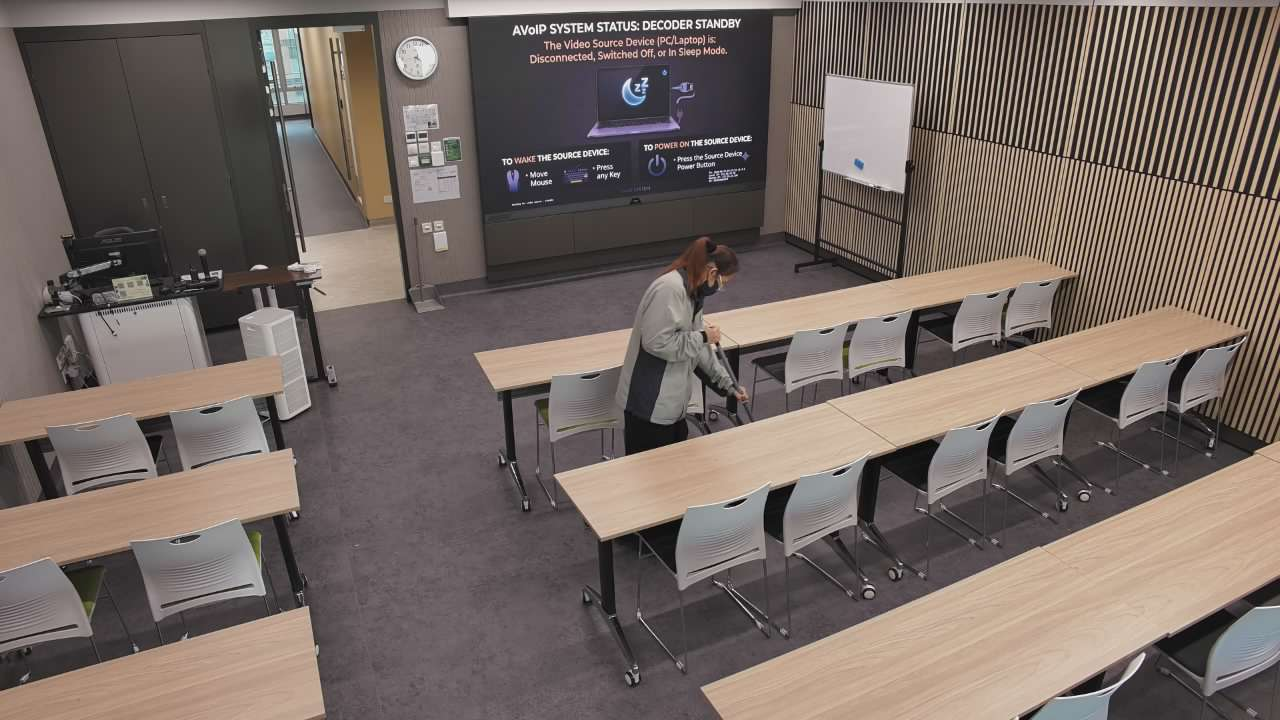
#> input picture [Buddy]/.workbuddy/tmp/live6b/g0.jpg, 1280 x 720 px, found by its file name
$ python r6c_shift.py
#> lines starting #> are read from the running program, lines starting #| are printed output that depends on the picture
import numpy as np, os
from PIL import Image

A = r"C:\Work\Projects\ShekMun\[Buddy]\.workbuddy\tmp\live6b"   # yest 16:03
B = r"C:\Work\Projects\ShekMun\[Buddy]\.workbuddy\tmp\live6c"   # today 09:07
ya = np.asarray(Image.open(os.path.join(A,'g0.jpg')).convert('L'), dtype=np.float32)
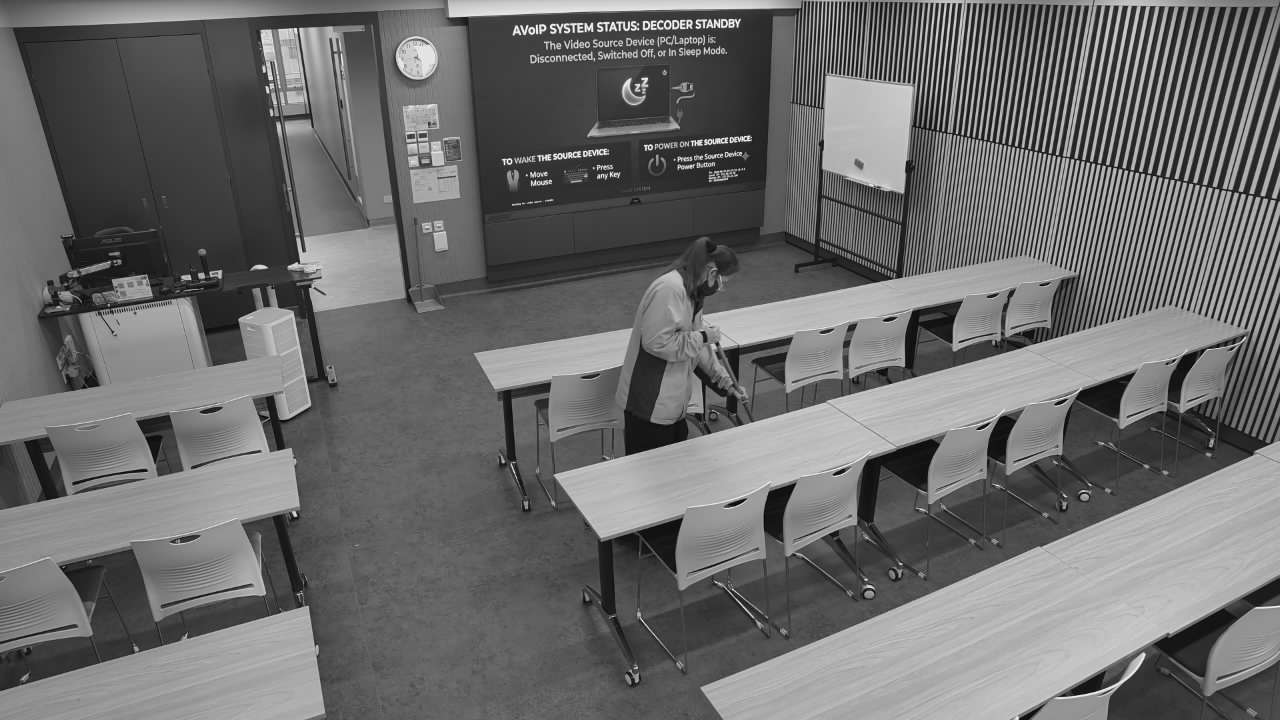
#> ya: shape (720, 1280) float32; min 0, max 255, mean 108.1
tb = np.asarray(Image.open(os.path.join(B,'g0.jpg')).convert('L'), dtype=np.float32)
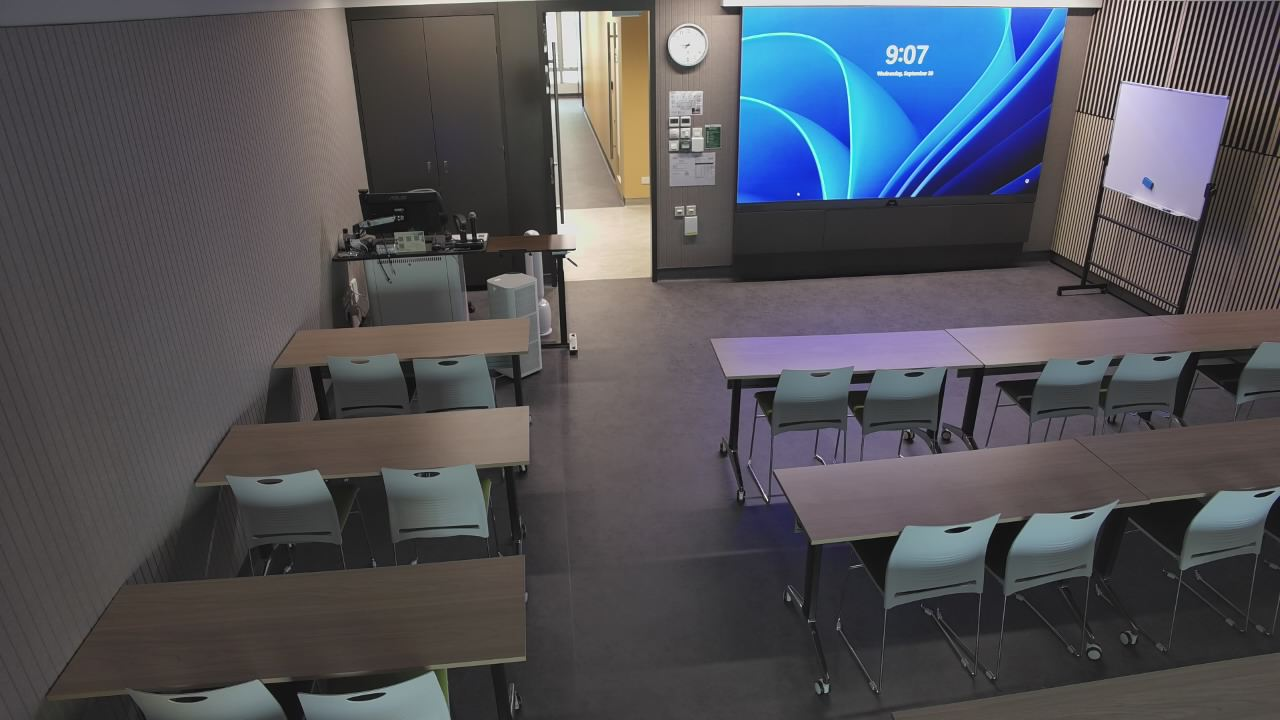
#> input picture [Buddy]/.workbuddy/tmp/live6c/g0.jpg, 1280 x 720 px, found by its file name
H, W = ya.shape
#> H = 720; W = 1280

def ncc(a, b):
    a = a - a.mean(); b = b - b.mean()
    d = (np.sqrt((a*a).sum()) * np.sqrt((b*b).sum()))
    return float((a*b).sum()/d) if d else 0.0

best = []
for dy in range(-40, 41, 4):
    for dx in range(-320, 321, 8):
        y0, y1 = max(0, dy), min(H, H+dy)
        yb0, yb1 = max(0, -dy), min(H, H-dy)
        x0, x1 = max(0, dx), min(W, W+dx)
        xb0, xb1 = max(0, -dx), min(W, W-dx)
        if (y1-y0) < 200 or (x1-x0) < 400: continue
        v = ncc(ya[yb0:yb1, xb0:xb1], tb[y0:y1, x0:x1])
        best.append((v, dx, dy))
#> this loop made 21 passes
#> pass 1, in ncc, `b = b - b.mean()`:
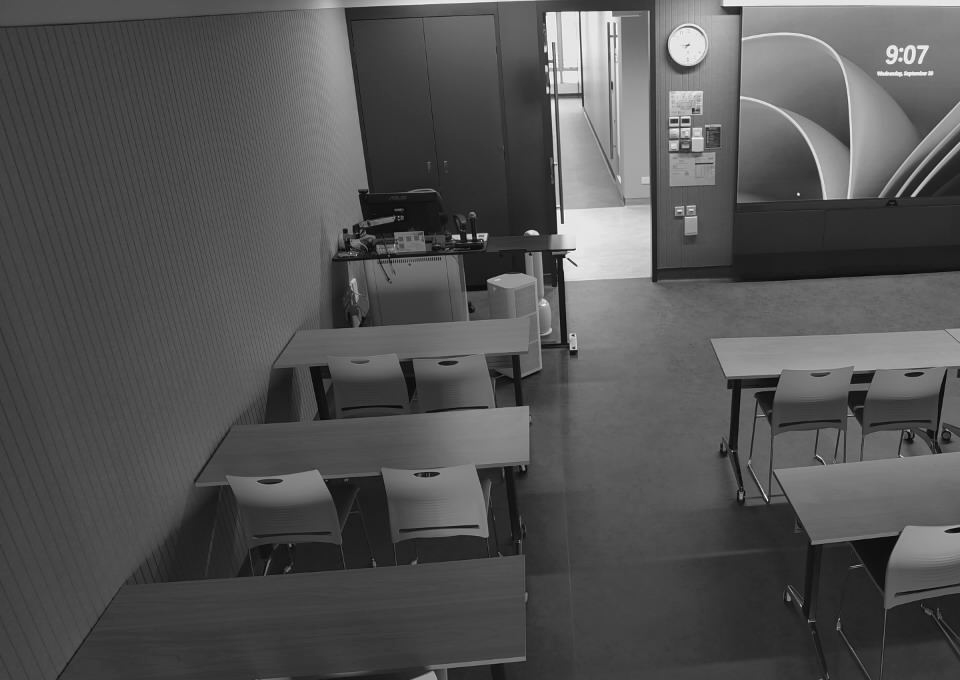
#> b: shape (680, 960) float32; min -81.3, max 164.7, mean 0; drawn with min black and max white
#> pass 1, in ncc (call 2), `a = a - a.mean()`:
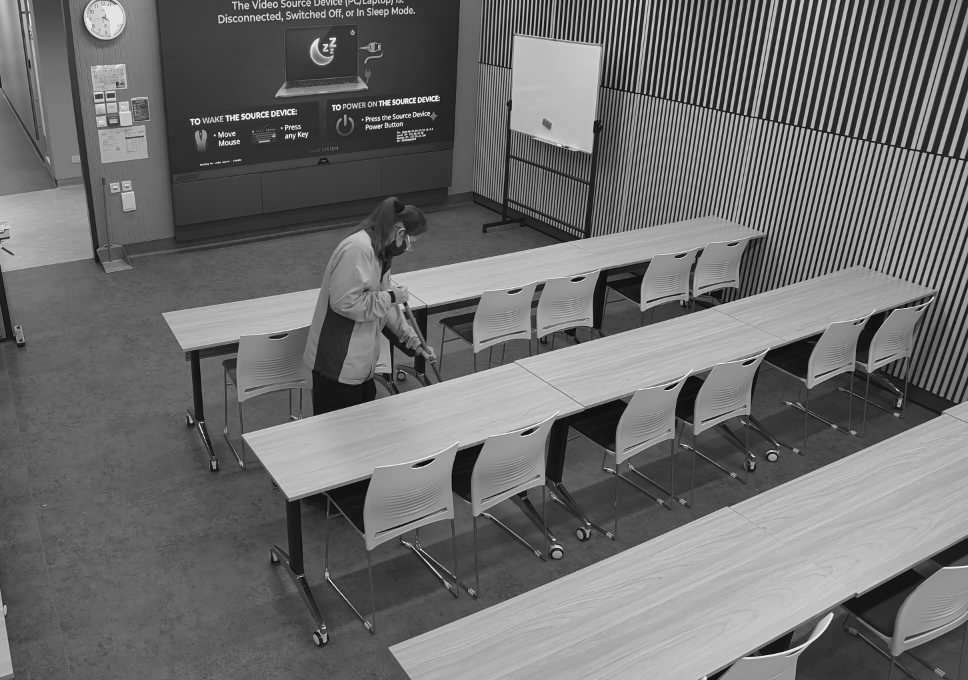
#> a: shape (680, 968) float32; min -109.6, max 145.4, mean 0; drawn with min black and max white
#> pass 1, in ncc (call 2), `b = b - b.mean()`:
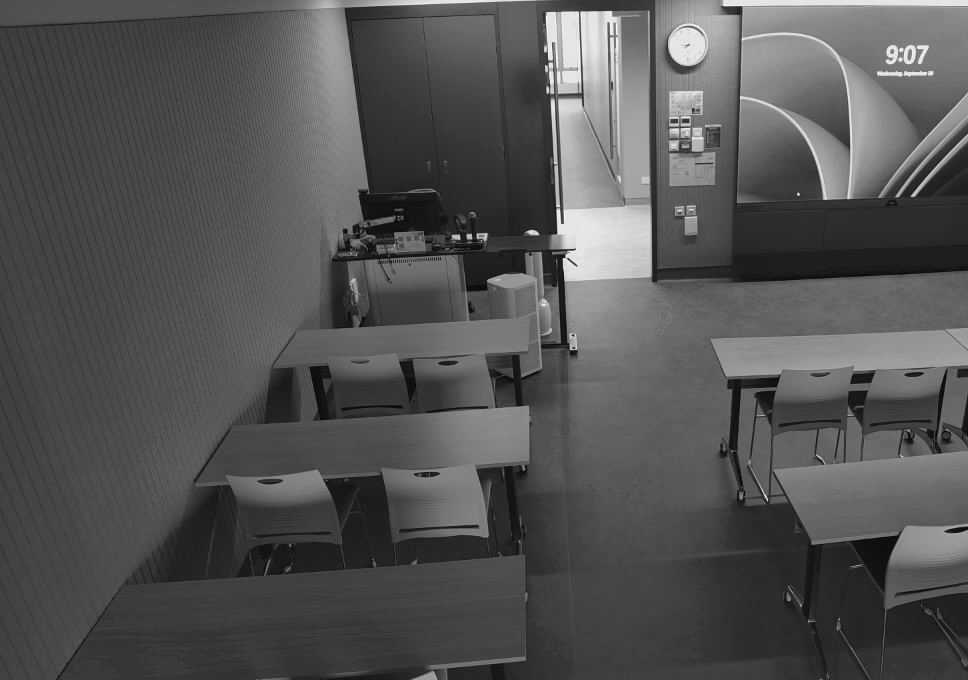
#> b: shape (680, 968) float32; min -81.33, max 164.7, mean 0; drawn with min black and max white
best.sort(reverse=True)
print("best global shifts (NCC, dx, dy):")
for v, dx, dy in best[:8]:
    print("   %.4f  dx=%+4d dy=%+3d" % (v, dx, dy))
#> this loop made 8 passes
#> (v, dx, dy) on passes 1 to 8: (0.163, 272, 20), (0.162, 280, 20), (0.161, 272, 24), (0.161, 280, 24), (0.159, 280, 28), (0.158, 280, 32), (0.158, 272, 28), (0.158, 288, 20)
#|    0.1628  dx=+272 dy=+20
#|    0.1621  dx=+280 dy=+20
#|    0.1612  dx=+272 dy=+24
#|    0.1611  dx=+280 dy=+24
#|    0.1587  dx=+280 dy=+28
#|    0.1582  dx=+280 dy=+32
#|    0.1579  dx=+272 dy=+28
#|    0.1575  dx=+288 dy=+20
print("\nzero-shift NCC:", "%.4f" % ncc(ya, tb))
#| zero-shift NCC: -0.0719

# if camera moved, does yesterday's marked box land on today's blue region?
v, dx, dy = best[0]
print("\nif shift (dx=%d,dy=%d): marked box (474,12,765,196) -> (%d,%d,%d,%d)" % (
    dx, dy, 474+dx, 12+dy, 765+dx, 196+dy))
#| if shift (dx=272,dy=20): marked box (474,12,765,196) -> (746,32,1037,216)
